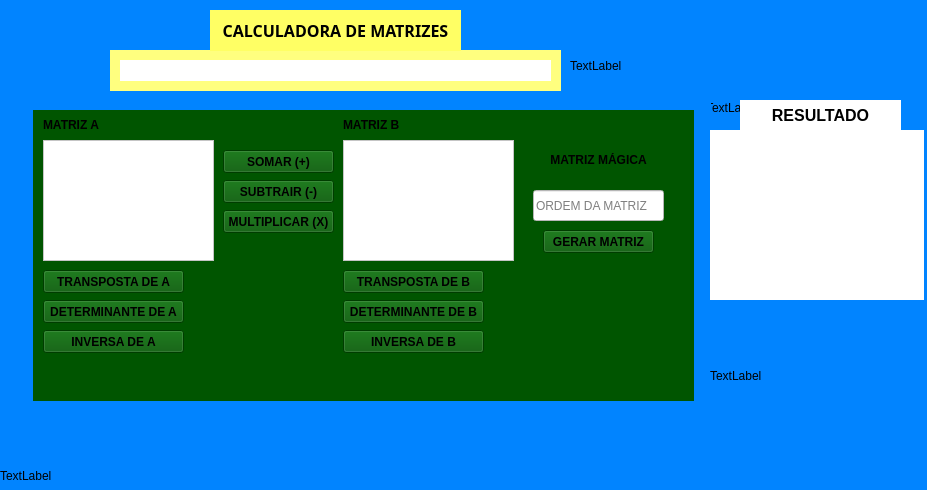
<?xml version="1.0" encoding="UTF-8"?>
<ui version="4.0">
 <class>MainWindow</class>
 <widget class="QMainWindow" name="MainWindow">
  <property name="geometry">
   <rect>
    <x>0</x>
    <y>0</y>
    <width>927</width>
    <height>490</height>
   </rect>
  </property>
  <property name="windowTitle">
   <string>MainWindow</string>
  </property>
  <widget class="QWidget" name="centralwidget">
   <widget class="QFrame" name="frame_fundo">
    <property name="geometry">
     <rect>
      <x>0</x>
      <y>0</y>
      <width>934</width>
      <height>491</height>
     </rect>
    </property>
    <property name="styleSheet">
     <string notr="true">background-color: rgb(1, 132, 255);</string>
    </property>
    <property name="frameShape">
     <enum>QFrame::Shape::NoFrame</enum>
    </property>
    <widget class="QFrame" name="frame">
     <property name="geometry">
      <rect>
       <x>110</x>
       <y>50</y>
       <width>451</width>
       <height>41</height>
      </rect>
     </property>
     <property name="styleSheet">
      <string notr="true">background-color: rgb(255, 255, 127);</string>
     </property>
     <property name="frameShape">
      <enum>QFrame::Shape::NoFrame</enum>
     </property>
     <widget class="QLabel" name="label_MSGUSUARIO">
      <property name="geometry">
       <rect>
        <x>10</x>
        <y>10</y>
        <width>431</width>
        <height>21</height>
       </rect>
      </property>
      <property name="whatsThis">
       <string>&lt;html&gt;&lt;head/&gt;&lt;body&gt;&lt;p align=&quot;center&quot;&gt;&lt;br/&gt;&lt;/p&gt;&lt;/body&gt;&lt;/html&gt;</string>
      </property>
      <property name="styleSheet">
       <string notr="true">background-color: rgb(255, 255, 255);</string>
      </property>
      <property name="text">
       <string/>
      </property>
      <property name="textFormat">
       <enum>Qt::TextFormat::PlainText</enum>
      </property>
      <property name="alignment">
       <set>Qt::AlignmentFlag::AlignCenter</set>
      </property>
     </widget>
    </widget>
    <widget class="QLabel" name="label_TITULO">
     <property name="geometry">
      <rect>
       <x>210</x>
       <y>10</y>
       <width>251</width>
       <height>41</height>
      </rect>
     </property>
     <property name="font">
      <font>
       <family>Trebuchet MS</family>
      </font>
     </property>
     <property name="styleSheet">
      <string notr="true">background-color: rgb(255, 255,100);</string>
     </property>
     <property name="text">
      <string>&lt;html&gt;&lt;head/&gt;&lt;body&gt;&lt;p align=&quot;center&quot;&gt;&lt;span style=&quot; font-size:12pt; font-weight:600; color:#000000;&quot;&gt;CALCULADORA DE MATRIZES&lt;/span&gt;&lt;/p&gt;&lt;/body&gt;&lt;/html&gt;</string>
     </property>
    </widget>
    <widget class="QFrame" name="frame_2">
     <property name="geometry">
      <rect>
       <x>33</x>
       <y>110</y>
       <width>661</width>
       <height>291</height>
      </rect>
     </property>
     <property name="font">
      <font>
       <bold>true</bold>
      </font>
     </property>
     <property name="styleSheet">
      <string notr="true">background-color: rgb(0, 85, 0);</string>
     </property>
     <property name="frameShape">
      <enum>QFrame::Shape::NoFrame</enum>
     </property>
     <widget class="QTextEdit" name="textEdit_MATRIZ_A">
      <property name="geometry">
       <rect>
        <x>10</x>
        <y>30</y>
        <width>171</width>
        <height>121</height>
       </rect>
      </property>
      <property name="font">
       <font>
        <pointsize>10</pointsize>
       </font>
      </property>
      <property name="styleSheet">
       <string notr="true">background-color: rgb(255, 255, 255);</string>
      </property>
     </widget>
     <widget class="QLabel" name="label_MATRIZ_A">
      <property name="geometry">
       <rect>
        <x>10</x>
        <y>-1</y>
        <width>171</width>
        <height>31</height>
       </rect>
      </property>
      <property name="font">
       <font>
        <pointsize>9</pointsize>
        <bold>true</bold>
       </font>
      </property>
      <property name="text">
       <string>MATRIZ A</string>
      </property>
      <property name="textFormat">
       <enum>Qt::TextFormat::PlainText</enum>
      </property>
     </widget>
     <widget class="QTextEdit" name="textEdit_MATRIZ_B">
      <property name="geometry">
       <rect>
        <x>310</x>
        <y>30</y>
        <width>171</width>
        <height>121</height>
       </rect>
      </property>
      <property name="font">
       <font>
        <pointsize>10</pointsize>
        <bold>false</bold>
       </font>
      </property>
      <property name="styleSheet">
       <string notr="true">background-color: rgb(255, 255, 255);</string>
      </property>
     </widget>
     <widget class="QLabel" name="label_MATRIZ_B">
      <property name="geometry">
       <rect>
        <x>310</x>
        <y>-1</y>
        <width>171</width>
        <height>31</height>
       </rect>
      </property>
      <property name="font">
       <font>
        <pointsize>9</pointsize>
        <bold>true</bold>
       </font>
      </property>
      <property name="text">
       <string>MATRIZ B</string>
      </property>
      <property name="textFormat">
       <enum>Qt::TextFormat::PlainText</enum>
      </property>
     </widget>
     <widget class="QPushButton" name="pushButton_SOMA">
      <property name="geometry">
       <rect>
        <x>190</x>
        <y>40</y>
        <width>111</width>
        <height>23</height>
       </rect>
      </property>
      <property name="font">
       <font>
        <pointsize>9</pointsize>
        <bold>true</bold>
       </font>
      </property>
      <property name="layoutDirection">
       <enum>Qt::LayoutDirection::LeftToRight</enum>
      </property>
      <property name="styleSheet">
       <string notr="true">
QPushButton:hover{
	background-color: qlineargradient(spread:pad, x1:0.142, y1:0.0227273, x2:1, y2:0, stop:0 rgba(0, 50, 66, 255), stop:1 rgba(255, 255, 255, 255));
	background-color: rgb(255, 221, 196);
}

QPushButton:pressed{
	
	color: rgb(255, 255, 255);
	background-color: rgb(85, 255, 127);
}
</string>
      </property>
      <property name="text">
       <string>SOMAR (+)</string>
      </property>
     </widget>
     <widget class="QPushButton" name="pushButton_SUBTRAIR">
      <property name="geometry">
       <rect>
        <x>190</x>
        <y>70</y>
        <width>111</width>
        <height>23</height>
       </rect>
      </property>
      <property name="font">
       <font>
        <pointsize>9</pointsize>
        <bold>true</bold>
       </font>
      </property>
      <property name="styleSheet">
       <string notr="true">
QPushButton:hover{
	background-color: qlineargradient(spread:pad, x1:0.142, y1:0.0227273, x2:1, y2:0, stop:0 rgba(0, 50, 66, 255), stop:1 rgba(255, 255, 255, 255));
	background-color: rgb(255, 221, 196);
}

QPushButton:pressed{
	
	color: rgb(255, 255, 255);
	background-color: rgb(85, 255, 127);
}
</string>
      </property>
      <property name="text">
       <string>SUBTRAIR (-)</string>
      </property>
     </widget>
     <widget class="QPushButton" name="pushButton_MULTIPLICAR">
      <property name="geometry">
       <rect>
        <x>190</x>
        <y>100</y>
        <width>111</width>
        <height>23</height>
       </rect>
      </property>
      <property name="font">
       <font>
        <pointsize>9</pointsize>
        <bold>true</bold>
       </font>
      </property>
      <property name="styleSheet">
       <string notr="true">
QPushButton:hover{
	background-color: qlineargradient(spread:pad, x1:0.142, y1:0.0227273, x2:1, y2:0, stop:0 rgba(0, 50, 66, 255), stop:1 rgba(255, 255, 255, 255));
	background-color: rgb(255, 221, 196);
}

QPushButton:pressed{
	
	color: rgb(255, 255, 255);
	background-color: rgb(85, 255, 127);
}
</string>
      </property>
      <property name="text">
       <string>MULTIPLICAR (X)</string>
      </property>
     </widget>
     <widget class="QPushButton" name="pushButton_TRANSPOSTA_A">
      <property name="geometry">
       <rect>
        <x>10</x>
        <y>160</y>
        <width>141</width>
        <height>23</height>
       </rect>
      </property>
      <property name="font">
       <font>
        <pointsize>9</pointsize>
        <bold>true</bold>
       </font>
      </property>
      <property name="styleSheet">
       <string notr="true">
QPushButton:hover{
	background-color: qlineargradient(spread:pad, x1:0.142, y1:0.0227273, x2:1, y2:0, stop:0 rgba(0, 50, 66, 255), stop:1 rgba(255, 255, 255, 255));
	background-color: rgb(255, 221, 196);
}

QPushButton:pressed{
	
	color: rgb(255, 255, 255);
	background-color: rgb(85, 255, 127);
}
</string>
      </property>
      <property name="text">
       <string>TRANSPOSTA DE A</string>
      </property>
     </widget>
     <widget class="QPushButton" name="pushButton_TRANSPOSTA_B">
      <property name="geometry">
       <rect>
        <x>310</x>
        <y>160</y>
        <width>141</width>
        <height>23</height>
       </rect>
      </property>
      <property name="font">
       <font>
        <pointsize>9</pointsize>
        <bold>true</bold>
       </font>
      </property>
      <property name="styleSheet">
       <string notr="true">
QPushButton:hover{
	background-color: qlineargradient(spread:pad, x1:0.142, y1:0.0227273, x2:1, y2:0, stop:0 rgba(0, 50, 66, 255), stop:1 rgba(255, 255, 255, 255));
	background-color: rgb(255, 221, 196);
}

QPushButton:pressed{
	
	color: rgb(255, 255, 255);
	background-color: rgb(85, 255, 127);
}
</string>
      </property>
      <property name="text">
       <string>TRANSPOSTA DE B</string>
      </property>
     </widget>
     <widget class="QFrame" name="frame_MAGICA">
      <property name="geometry">
       <rect>
        <x>490</x>
        <y>30</y>
        <width>151</width>
        <height>121</height>
       </rect>
      </property>
      <property name="styleSheet">
       <string notr="true">background-color: rgb(0, 85, 0);</string>
      </property>
      <property name="frameShape">
       <enum>QFrame::Shape::NoFrame</enum>
      </property>
      <widget class="QLabel" name="label_MAGICA">
       <property name="geometry">
        <rect>
         <x>10</x>
         <y>10</y>
         <width>131</width>
         <height>21</height>
        </rect>
       </property>
       <property name="styleSheet">
        <string notr="true">background-color: rgb(0, 85, 0);</string>
       </property>
       <property name="text">
        <string>&lt;html&gt;&lt;head/&gt;&lt;body&gt;&lt;p align=&quot;center&quot;&gt;&lt;span style=&quot; font-weight:700;&quot;&gt;MATRIZ MÁGICA&lt;/span&gt;&lt;/p&gt;&lt;/body&gt;&lt;/html&gt;</string>
       </property>
      </widget>
      <widget class="QPushButton" name="pushButton_GERAR_MAGICA">
       <property name="geometry">
        <rect>
         <x>20</x>
         <y>90</y>
         <width>111</width>
         <height>23</height>
        </rect>
       </property>
       <property name="font">
        <font>
         <pointsize>9</pointsize>
         <bold>true</bold>
        </font>
       </property>
       <property name="styleSheet">
        <string notr="true">
QPushButton:hover{
	background-color: qlineargradient(spread:pad, x1:0.142, y1:0.0227273, x2:1, y2:0, stop:0 rgba(0, 50, 66, 255), stop:1 rgba(255, 255, 255, 255));
	background-color: rgb(255, 221, 196);
}

QPushButton:pressed{
	
	color: rgb(255, 255, 255);
	background-color: rgb(85, 255, 127);
}
</string>
       </property>
       <property name="text">
        <string>GERAR MATRIZ</string>
       </property>
      </widget>
      <widget class="QLineEdit" name="lineEdit_ORDEM_MAGICA">
       <property name="geometry">
        <rect>
         <x>10</x>
         <y>50</y>
         <width>131</width>
         <height>31</height>
        </rect>
       </property>
       <property name="font">
        <font>
         <pointsize>9</pointsize>
        </font>
       </property>
       <property name="styleSheet">
        <string notr="true">background-color: rgb(255, 255, 255);</string>
       </property>
       <property name="placeholderText">
        <string>ORDEM DA MATRIZ</string>
       </property>
      </widget>
     </widget>
     <widget class="QPushButton" name="pushButton_DET_A">
      <property name="geometry">
       <rect>
        <x>10</x>
        <y>190</y>
        <width>141</width>
        <height>23</height>
       </rect>
      </property>
      <property name="font">
       <font>
        <pointsize>9</pointsize>
        <bold>true</bold>
       </font>
      </property>
      <property name="styleSheet">
       <string notr="true">
QPushButton:hover{
	background-color: qlineargradient(spread:pad, x1:0.142, y1:0.0227273, x2:1, y2:0, stop:0 rgba(0, 50, 66, 255), stop:1 rgba(255, 255, 255, 255));
	background-color: rgb(255, 221, 196);
}

QPushButton:pressed{
	
	color: rgb(255, 255, 255);
	background-color: rgb(85, 255, 127);
}
</string>
      </property>
      <property name="text">
       <string>DETERMINANTE DE A</string>
      </property>
     </widget>
     <widget class="QPushButton" name="pushButton_DETERMINANTE_B">
      <property name="geometry">
       <rect>
        <x>310</x>
        <y>190</y>
        <width>141</width>
        <height>23</height>
       </rect>
      </property>
      <property name="font">
       <font>
        <pointsize>9</pointsize>
        <bold>true</bold>
       </font>
      </property>
      <property name="styleSheet">
       <string notr="true">
QPushButton:hover{
	background-color: qlineargradient(spread:pad, x1:0.142, y1:0.0227273, x2:1, y2:0, stop:0 rgba(0, 50, 66, 255), stop:1 rgba(255, 255, 255, 255));
	background-color: rgb(255, 221, 196);
}

QPushButton:pressed{
	
	color: rgb(255, 255, 255);
	background-color: rgb(85, 255, 127);
}
</string>
      </property>
      <property name="text">
       <string>DETERMINANTE DE B</string>
      </property>
     </widget>
     <widget class="QPushButton" name="pushButton_INV_B">
      <property name="geometry">
       <rect>
        <x>310</x>
        <y>220</y>
        <width>141</width>
        <height>23</height>
       </rect>
      </property>
      <property name="font">
       <font>
        <pointsize>9</pointsize>
        <bold>true</bold>
       </font>
      </property>
      <property name="styleSheet">
       <string notr="true">
QPushButton:hover{
	background-color: qlineargradient(spread:pad, x1:0.142, y1:0.0227273, x2:1, y2:0, stop:0 rgba(0, 50, 66, 255), stop:1 rgba(255, 255, 255, 255));
	background-color: rgb(255, 221, 196);
}

QPushButton:pressed{
	
	color: rgb(255, 255, 255);
	background-color: rgb(85, 255, 127);
}
</string>
      </property>
      <property name="text">
       <string>INVERSA DE B</string>
      </property>
     </widget>
     <widget class="QPushButton" name="pushButton_INV_A">
      <property name="geometry">
       <rect>
        <x>10</x>
        <y>220</y>
        <width>141</width>
        <height>23</height>
       </rect>
      </property>
      <property name="font">
       <font>
        <pointsize>9</pointsize>
        <bold>true</bold>
       </font>
      </property>
      <property name="styleSheet">
       <string notr="true">
QPushButton:hover{
	background-color: qlineargradient(spread:pad, x1:0.142, y1:0.0227273, x2:1, y2:0, stop:0 rgba(0, 50, 66, 255), stop:1 rgba(255, 255, 255, 255));
	background-color: rgb(255, 221, 196);
}

QPushButton:pressed{
	
	color: rgb(255, 255, 255);
	background-color: rgb(85, 255, 127);
}
</string>
      </property>
      <property name="text">
       <string>INVERSA DE A</string>
      </property>
     </widget>
    </widget>
    <widget class="QTextEdit" name="textEdit_RESULTADO">
     <property name="geometry">
      <rect>
       <x>710</x>
       <y>130</y>
       <width>214</width>
       <height>171</height>
      </rect>
     </property>
     <property name="font">
      <font>
       <pointsize>10</pointsize>
       <bold>false</bold>
      </font>
     </property>
     <property name="styleSheet">
      <string notr="true">background-color: rgb(255, 255, 255);</string>
     </property>
     <property name="frameShape">
      <enum>QFrame::Shape::NoFrame</enum>
     </property>
     <property name="midLineWidth">
      <number>0</number>
     </property>
     <property name="sizeAdjustPolicy">
      <enum>QAbstractScrollArea::SizeAdjustPolicy::AdjustIgnored</enum>
     </property>
     <property name="readOnly">
      <bool>true</bool>
     </property>
     <property name="html">
      <string>&lt;!DOCTYPE HTML PUBLIC &quot;-//W3C//DTD HTML 4.0//EN&quot; &quot;http://www.w3.org/TR/REC-html40/strict.dtd&quot;&gt;
&lt;html&gt;&lt;head&gt;&lt;meta name=&quot;qrichtext&quot; content=&quot;1&quot; /&gt;&lt;meta charset=&quot;utf-8&quot; /&gt;&lt;style type=&quot;text/css&quot;&gt;
p, li { white-space: pre-wrap; }
hr { height: 1px; border-width: 0; }
li.unchecked::marker { content: &quot;\2610&quot;; }
li.checked::marker { content: &quot;\2612&quot;; }
&lt;/style&gt;&lt;/head&gt;&lt;body style=&quot; font-family:'Segoe UI'; font-size:10pt; font-weight:400; font-style:normal;&quot;&gt;
&lt;p align=&quot;center&quot; style=&quot;-qt-paragraph-type:empty; margin-top:0px; margin-bottom:0px; margin-left:0px; margin-right:0px; -qt-block-indent:0; text-indent:0px; font-family:'MS Shell Dlg 2';&quot;&gt;&lt;br /&gt;&lt;/p&gt;&lt;/body&gt;&lt;/html&gt;</string>
     </property>
     <property name="textInteractionFlags">
      <set>Qt::TextInteractionFlag::NoTextInteraction</set>
     </property>
    </widget>
    <widget class="QLabel" name="label_RESULTADO">
     <property name="geometry">
      <rect>
       <x>740</x>
       <y>100</y>
       <width>161</width>
       <height>31</height>
      </rect>
     </property>
     <property name="font">
      <font>
       <bold>true</bold>
      </font>
     </property>
     <property name="styleSheet">
      <string notr="true">background-color: rgb(255, 255, 255);</string>
     </property>
     <property name="text">
      <string>&lt;html&gt;&lt;head/&gt;&lt;body&gt;&lt;p align=&quot;center&quot;&gt;&lt;span style=&quot; font-size:12pt; color:#000000;&quot;&gt;RESULTADO&lt;/span&gt;&lt;/p&gt;&lt;/body&gt;&lt;/html&gt;</string>
     </property>
    </widget>
    <widget class="QLabel" name="label_Emoji">
     <property name="geometry">
      <rect>
       <x>710</x>
       <y>300</y>
       <width>219</width>
       <height>151</height>
      </rect>
     </property>
     <property name="text">
      <string>TextLabel</string>
     </property>
    </widget>
    <widget class="QLabel" name="label">
     <property name="geometry">
      <rect>
       <x>20</x>
       <y>100</y>
       <width>691</width>
       <height>311</height>
      </rect>
     </property>
     <property name="text">
      <string>&lt;html&gt;&lt;head/&gt;&lt;body&gt;&lt;p&gt;&lt;br/&gt;&lt;/p&gt;&lt;/body&gt;&lt;/html&gt;</string>
     </property>
    </widget>
    <widget class="QLabel" name="label_Balao211x51">
     <property name="geometry">
      <rect>
       <x>706</x>
       <y>82</y>
       <width>224</width>
       <height>51</height>
      </rect>
     </property>
     <property name="text">
      <string>TextLabel</string>
     </property>
    </widget>
    <widget class="QLabel" name="label_AvISO61x51">
     <property name="geometry">
      <rect>
       <x>570</x>
       <y>40</y>
       <width>61</width>
       <height>51</height>
      </rect>
     </property>
     <property name="text">
      <string>TextLabel</string>
     </property>
    </widget>
    <widget class="QLabel" name="label_chao931x31">
     <property name="geometry">
      <rect>
       <x>0</x>
       <y>460</y>
       <width>931</width>
       <height>31</height>
      </rect>
     </property>
     <property name="text">
      <string>TextLabel</string>
     </property>
    </widget>
    <zorder>label_Balao211x51</zorder>
    <zorder>label</zorder>
    <zorder>frame</zorder>
    <zorder>label_TITULO</zorder>
    <zorder>frame_2</zorder>
    <zorder>textEdit_RESULTADO</zorder>
    <zorder>label_RESULTADO</zorder>
    <zorder>label_Emoji</zorder>
    <zorder>label_AvISO61x51</zorder>
    <zorder>label_chao931x31</zorder>
   </widget>
  </widget>
 </widget>
 <resources>
  <include location="imagens/material.qrc"/>
 </resources>
 <connections/>
</ui>
